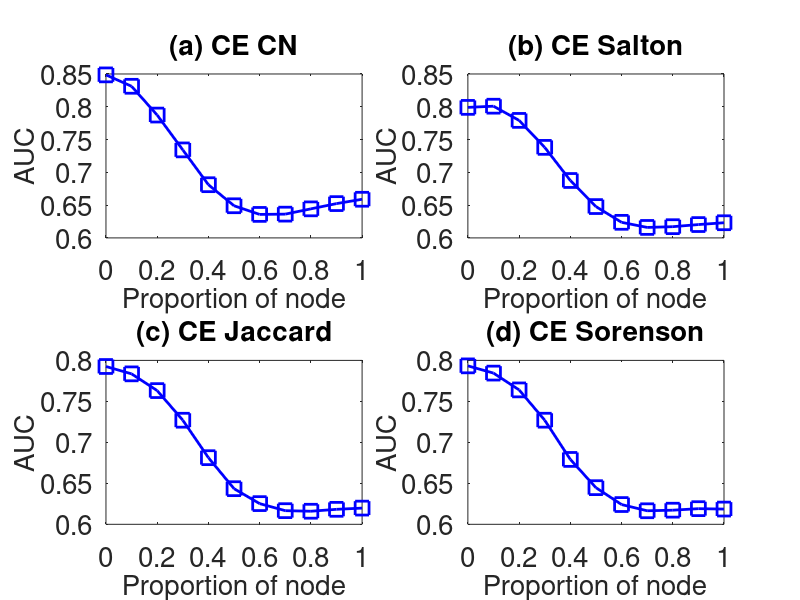

The MATLAB source for this figure:
subplot(2,2,1);
x=0:0.1:1;
y=[0.848626	0.831238	0.787343	0.734217	0.68112	0.649021	0.635831	0.636242	0.644297	0.652305	0.65893
];
plot(x,y,'-bs','LineWidth',2,'MarkerSize',10);
set(gca,'FontSize',20);
xlabel('Proportion of node','fontsize',20);
ylabel('AUC','fontsize',20);
title('(a) CE CN','fontsize',20);

subplot(2,2,2);
x=0:0.1:1;
y=[0.79907	0.800863	0.779207	0.738086	0.687553	0.647788	0.623765	0.61598	0.61711	0.620341	0.623123
];
plot(x,y,'-bs','LineWidth',2,'MarkerSize',10);
set(gca,'FontSize',20);
xlabel('Proportion of node','fontsize',20);
ylabel('AUC','fontsize',20);
title('(b) CE Salton','fontsize',20);

subplot(2,2,3);
x=0:0.1:1;
y=[0.792549	0.783565	0.763141	0.726995	0.681301	0.643464	0.625248	0.616647	0.615956	0.618285	0.619772
];
plot(x,y,'-bs','LineWidth',2,'MarkerSize',10);
set(gca,'FontSize',20);
xlabel('Proportion of node','fontsize',20);
ylabel('AUC','fontsize',20);
title('(c) CE Jaccard','fontsize',20);


subplot(2,2,4);
x=0:0.1:1;
y=[0.79332	0.784491	0.763992	0.727016	0.67916	0.644713	0.624111	0.616521	0.617232	0.61909	0.6186
];
plot(x,y,'-bs','LineWidth',2,'MarkerSize',10);
set(gca,'FontSize',20);
xlabel('Proportion of node','fontsize',20);
ylabel('AUC','fontsize',20);
title('(d) CE Sorenson','fontsize',20);
